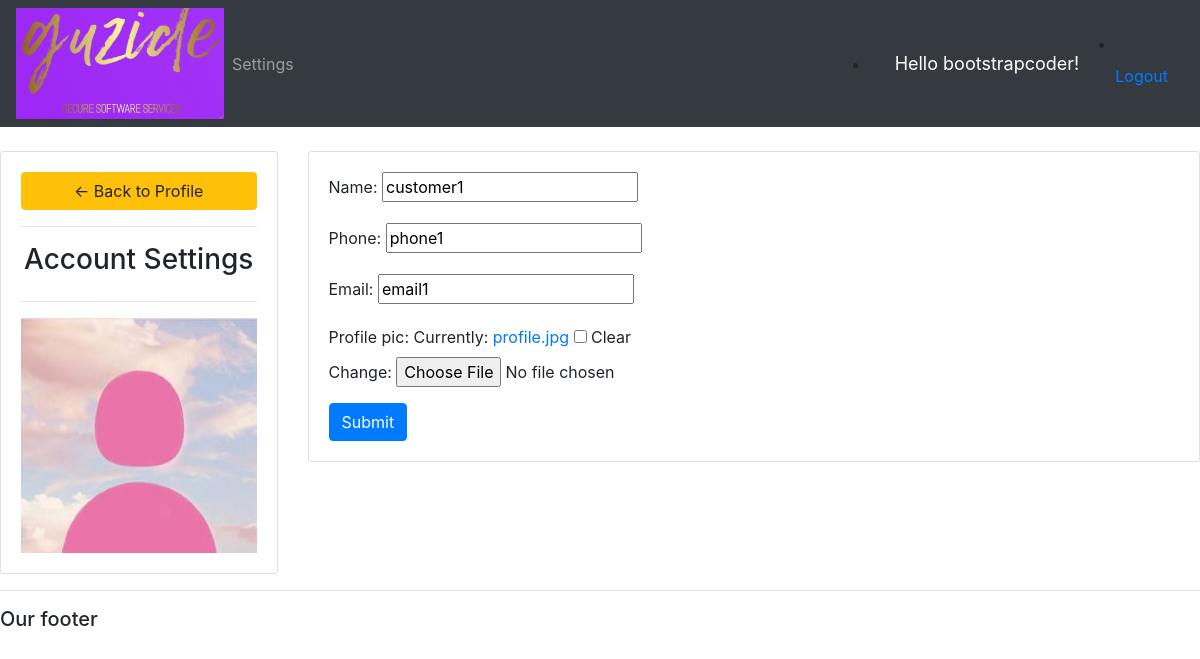
Screenshot of /account/ (signed in) with the database file from the repository.
### accounts/models.py (models this page shows, shortened)
class Customer(models.Model):
    user = models.OneToOneField(User, null=True, blank=True, on_delete=models.CASCADE)
    name = models.CharField(max_length=200, null=True)
    phone = models.CharField(max_length=200, null=True)
    email = models.CharField(max_length=200, null=True)
    date_created = models.DateField(auto_now_add=True, null=True)
    profile_pic = models.ImageField(default="df-profile-image.jpg", null=True, blank=True)

### accounts/decorators.py (the view)
        def wrapper_func(request, *args, **kwargs):
            group=None
            if request.user.groups.exists():
                group=request.user.groups.all()[0].name
            if group in allowed_roles:
                print('Working:', allowed_roles)
                return view_func(request, *args, **kwargs)
            else:
                return HttpResponse('You are not authorized to view this page.')

### accounts/forms.py
class CustomerForm(ModelForm):
    class Meta:
        model = Customer
        fields = '__all__'
        exclude = ['user']

### accounts/views.py (called while the page is built)
@login_required(login_url='login')
@allowed_users(allowed_roles=['customer'])
def accountSettings(request):
    customer = request.user.customer
    form = CustomerForm(instance=customer)
    if request.method == 'POST':
        form = CustomerForm(request.POST, request.FILES, instance=customer)
        if form.is_valid():
            form.save()
    context={'form':form}
    return render(request, 'accounts/account_settings.html', context)

### accounts/templates/accounts/account_settings.html (shortened to what this page needs)
{% extends 'accounts/main.html' %}
{% load static %}
{% block content %}
 <br>
 <div class="row">
 	<div class="col-md-3">
 		<div class="card card-body">
 			<a class="btn btn-warning" href="{% url 'home' %}"> ← Back to Profile</a>
            <hr>
            <h3 style="text-align: center">Account Settings</h3>
            <hr>
            <img class="profile-pic" src="{{request.user.customer.profile_pic.url}}">
 		</div>
 	</div>
    <div class="col-md-9">
        <div class="card card-body">
            <form method="POST" action="" enctype="multipart/form-data">
                {{form.as_p}}
                <input class="btn btn-primary" type="submit" name="Update Information">
            </form>
        </div>
    </div>
</div>
{% endblock %}

### accounts/templates/accounts/navbar.html (shortened to what this page needs)
{% load static %}
<nav class="navbar navbar-expand-lg navbar-dark bg-dark">
  <img src="{% static 'images/logo2.png' %}">
    <div class="collapse navbar-collapse" id="navbarNav">
      <ul class="navbar-nav">
        {% if request.user.is_staff %}
        <li class="nav-item active">
          <a class="nav-link" href="{% url 'home' %}">DAsHboaRd</a>
        </li>
        <li class="nav-item">
          <a class="nav-link" href="{% url 'products' %}">Products</a>
        </li>
        {% else %}
        <li class="nav-item">
          <a class="nav-link" href="{% url 'account' %}">Settings</a>
        </li>
        {% endif %}
      </ul>
    </div>
    <li class="nav-item">
      <span class="hello-msg"> Hello {{request.user}}! </span>
    </li>
    <li class="nav-item">
      <a class="nav-link" href="{% url 'logout' %}">Logout</a>
    </li>
  </nav>

### accounts/templates/accounts/navbar.html (style rules this page uses)
.hello-msg { font-size: 18px; color: #fff; margin-left: 20px; margin-right: 20px; }

### rows the page displays
Customer: name "customer1", phone "phone1", email "email1"

### other values shown
{{ request.user }} "bootstrapcoder"
